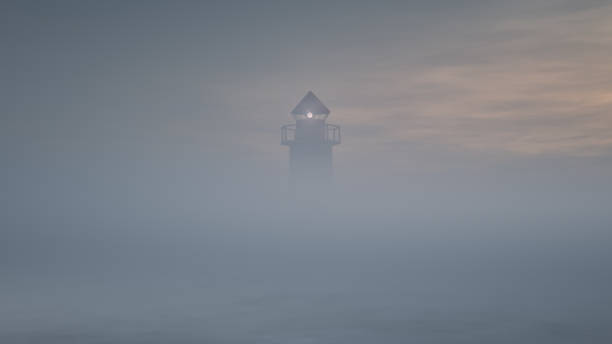
#> input picture 02-image-enhancement/01-brightness-and-contrast/01-histogram-stretching-and-equalization/lowcontrast2.jpg, 612 x 344 px
$ jupyter execute 'Contrast Enhancement.ipynb'
#> lines starting #> are read from the running program, lines starting #| are printed output that depends on the picture
### 📥 Import Required Libraries

[cell 1]
import cv2
import numpy as np
import matplotlib.pyplot as plt

# 🖼️ Load the Image

The input image is loaded using OpenCV.

Since OpenCV reads images in **BGR** format by default, it is converted to the **RGB** color space for correct visualization with Matplotlib.

A grayscale version of the image is also created for intensity-based contrast enhancement.

[cell 2]
img = cv2.cvtColor(cv2.imread('lowcontrast2.jpg'),cv2.COLOR_BGR2RGB)
img_gray = cv2.cvtColor(img, cv2.COLOR_RGB2GRAY)

###  Display the Original and Grayscale Images

The original RGB image and its grayscale version are displayed side by side.

The grayscale image contains only intensity information, making it suitable for histogram-based contrast enhancement.

[cell 3]
plt.figure(figsize=(10,5))

plt.subplot(1,2,1)
plt.imshow(img)
plt.title("imge")
plt.axis('off')

plt.subplot(1,2,2)
plt.imshow(img_gray, cmap='gray')
plt.title("img_gray")
plt.axis('off')

plt.tight_layout()
plt.show()

# 📊 Visualize the Histogram

The histogram of the grayscale image is plotted to analyze the intensity distribution.

```python
img_gray.reshape(-1)
```

converts the 2D image into a one-dimensional array so that every pixel intensity can be counted.

A narrow histogram indicates that the image occupies only a small portion of the available intensity range (0–255), resulting in **low contrast**.

[cell 4]
plt.figure(figsize=(12,6))
plt.hist(img_gray.reshape(-1),bins=100)
plt.show()
#> figure, not shown here; tallest bar 14011 high, from x = 122 to 123.2

[cell 5]
# histogram Stretching

# 📈 Histogram Stretching (Grayscale Image)

Histogram Stretching is a linear contrast enhancement technique.

The goal is to expand the intensity values so that the minimum intensity becomes **0** and the maximum intensity becomes **255**.

The transformation is defined as:

$$I'=\frac{I-I_{min}}{I_{max}-I_{min}}\times2550$$

where:

- **I** is the original pixel intensity.
- **Imin** is the minimum intensity in the image.
- **Imax** is the maximum intensity in the image.
- **I′** is the transformed intensity.

This linear mapping increases the dynamic range of the image and improves its contrast.

# 🔍 Convert the Image to uint8

The stretching operation produces floating-point values (`float`).

Since standard images are represented as **8-bit unsigned integers (`uint8`)**, the result is converted before visualization.

[cell 6]
i_min = img_gray.min()
#> i_min = 91
i_max = img_gray.max()
#> i_max = 220
print("min img_gray:" , i_min)
#| min img_gray: 91
print("max img_gray:" , i_max)
#| max img_gray: 220

img_gray_stretchred = ((img_gray-i_min)/(i_max - i_min))*255
print("type of img_gray_stretchred:", img_gray_stretchred.dtype )
#| type of img_gray_stretchred: float64

# we should convert it to unit8
img_gray_stretchred = img_gray_stretchred.astype('uint8')
print("type of img_gray_stretchred:", img_gray_stretchred.dtype )
#| type of img_gray_stretchred: uint8


img_gray_stretchred_min = img_gray_stretchred.min()
#> img_gray_stretchred_min = 0
img_gray_stretchred_max = img_gray_stretchred.max()
#> img_gray_stretchred_max = 255
print("min gray_stretchred:" , img_gray_stretchred_min)
#| min gray_stretchred: 0
print("max gray_stretchred:" , img_gray_stretchred_max)
#| max gray_stretchred: 255

### ⚠️ Sensitivity to Outliers

As shown above, the image has a minimum intensity of **91** and a maximum intensity of **220**. However, the histogram reveals that most pixel intensities are concentrated around **150**, with only a few pixels extending toward the maximum value.

This indicates the presence of **outliers**. These extreme intensity values occupy only a very small portion of the image but still determine the stretching range.

Since Histogram Stretching relies solely on the global minimum and maximum intensity values, these outliers prevent the main body of the histogram from being fully expanded. As a result, the majority of pixels are stretched less than desired, leading to a less effective contrast enhancement.

In this example, a few very bright pixels—such as highlights on the tower—are likely responsible for the maximum intensity. Although these pixels represent only a tiny fraction of the image, they significantly influence the stretching process.

# 🖼️ Compare Before and After Stretching

The original grayscale image and the contrast-enhanced image are displayed side by side.

This comparison highlights the improvement in image contrast and the visibility of fine details.

[cell 7]
plt.figure(figsize=(10,8))

plt.subplot(2,2,1)
plt.imshow(img_gray, cmap='gray')
plt.title("img_gray")
plt.xlabel(f"Min: {img_gray.min()}   Max: {img_gray.max()}")

plt.subplot(2,2,2)
plt.imshow(img_gray_stretchred, cmap='gray')
plt.title("img_gray_stretchred")
plt.xlabel(f"Min: {img_gray_stretchred.min()}   Max: {img_gray_stretchred.max()}")

plt.subplot(2,2,3)
plt.hist(img_gray.reshape(-1), bins=100)
plt.title("img histogram")

plt.subplot(2,2,4)
plt.hist(img_gray_stretchred.reshape(-1), bins=100)
plt.title("img_rgb_stretched histogram")

plt.tight_layout()
plt.show()
#> figure, not shown here; panel 3: tallest bar 14011 high, from x = 122 to 123.2; panel 4: tallest bar 13091 high, from x = 58.65 to 61.2

###  Histogram Stretching on RGB Channels

For color images, Histogram Stretching is applied independently to each RGB channel.

The procedure consists of the following steps:

1. Split the RGB image into three separate channels.
2. Apply Histogram Stretching to each channel individually.
3. Merge the processed channels back into a single RGB image.

This approach enhances the contrast of each color channel independently.

[cell 8]
# color image
stretched_channels = []
img_channel = cv2.split(img)

for i, ch in enumerate(img_channel):

    i_min = ch.min()
    i_max = ch.max()

    ch_stretched = ((ch - i_min) / (i_max - i_min) * 255).astype(np.uint8)

    if i == 0:
        plt.hist(ch_stretched.reshape(-1), bins=100, color="red")
        plt.title("Red Channel")

    elif i == 1:
        plt.hist(ch_stretched.reshape(-1), bins=100, color="green")
        plt.title("Green Channel")

    elif i == 2:
        plt.hist(ch_stretched.reshape(-1), bins=100, color="blue")
        plt.title("Blue Channel")

    plt.show()

    stretched_channels.append(ch_stretched)
#> this loop made 3 passes
#> (i_min, i_max) on passes 1 to 3: (82, 231), (93, 215), (105, 218)
#> pass 1, `plt.show()`:
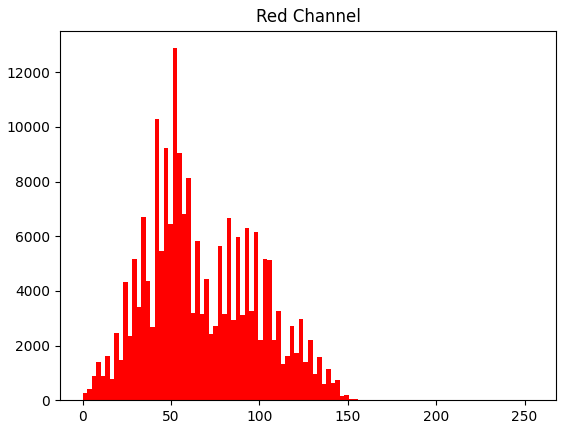
#> figure drawn by matplotlib, 1 panel; tallest bar 12884 high, from x = 51 to 53.55
#> after the loop, stretched_channels = 3 items

img_rgb_stretched = cv2.merge(stretched_channels)

# 📊 Histogram of Each Color Channel

After stretching each channel, its histogram is displayed.

These histograms illustrate how the intensity values have been expanded to utilize the full range of **0–255**.

# 🖼️ Compare the Original and Enhanced Color Images

Finally, the original RGB image is compared with the stretched RGB image.

The enhanced image generally exhibits:

- Higher contrast
- Better separation between objects
- Improved visibility of scene details

[cell 9]
plt.figure(figsize=(10,8))

plt.subplot(2,2,1)
plt.imshow(img)
plt.title("img")
plt.xlabel(f"Min: {img.min()}   Max: {img.max()}")

plt.subplot(2,2,2)
plt.imshow(img_rgb_stretched, cmap='gray')
plt.title("img_rgb_stretched")
plt.xlabel(f"Min: {img_rgb_stretched.min()}   Max: {img_rgb_stretched.max()}")

plt.subplot(2,2,3)
plt.hist(img.reshape(-1), bins=100)
plt.title("img histogram")

plt.subplot(2,2,4)
plt.hist(img_rgb_stretched.reshape(-1), bins=100)
plt.title("img_rgb_stretched histogram")

plt.tight_layout()
plt.show()
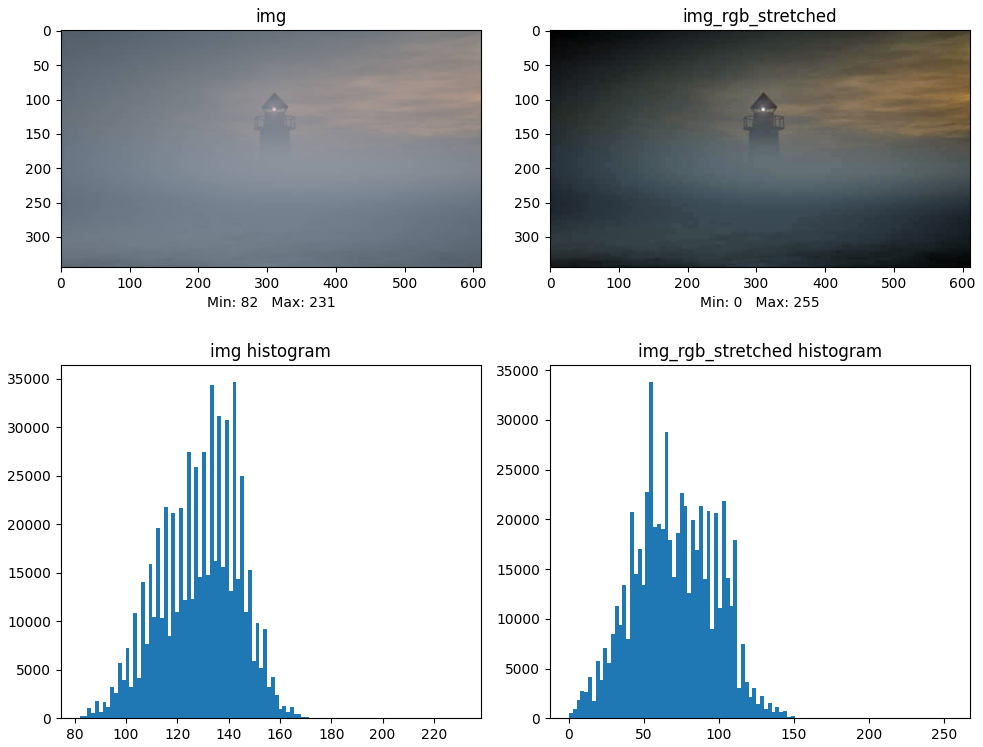
#> figure drawn by matplotlib, 4 panels; panel 3: tallest bar 34675 high, from x = 141.6 to 143.1; panel 4: tallest bar 33836 high, from x = 53.55 to 56.1

[cell 10]
plt.subplot(1,2,1)
plt.imshow(img_gray, cmap='gray')
plt.title("img_gray")
plt.axis('off')

plt.subplot(1,2,2)
plt.imshow(img_gray_stretchred, cmap='gray')
plt.title("img_gray_stretchred")
plt.axis('off')
#> Out = (-0.5, 611.5, 343.5, -0.5)

# histogram equalization

Histograms of an image before and after equalization.

on img gray with compare

[cell 11]
img_gray_eq = cv2.equalizeHist(img_gray)

plt.figure(figsize=(12,6))

plt.subplot(2,3,1)
plt.imshow(img_gray, cmap='gray')
plt.title("img_gray")
plt.xlabel(f"Min: {img_gray.min()}   Max: {img_gray.max()}")

plt.subplot(2,3,2)
plt.imshow(img_gray_stretchred, cmap='gray')
plt.title("img_gray_stretchred")
plt.xlabel(f"Min: {img_gray_stretchred.min()}   Max: {img_gray_stretchred.max()}")

plt.subplot(2,3,3)
plt.imshow(img_gray_eq, cmap='gray')
plt.title("img_gray_eq")
plt.xlabel(f"Min: {img_gray_eq.min()}   Max: {img_gray_eq.max()}")


plt.subplot(2,3,4)
plt.hist(img_gray.reshape(-1), bins=100)
plt.title("img_gray histogram")

plt.subplot(2,3,5)
plt.hist(img_gray_stretchred.reshape(-1), bins=100)
plt.title("img_gray_stretchred histogram")

plt.subplot(2,3,6)
plt.hist(img_gray_eq.reshape(-1), bins=100)
plt.title("img_gray_eq histogram")

plt.tight_layout()
plt.show()
#> figure, not shown here; panel 4: tallest bar 14011 high, from x = 122 to 123.2; panel 5: tallest bar 13091 high, from x = 58.65 to 61.2; panel 6: tallest bar 7385 high, from x = 99.45 to 102

## Comparison between Histogram Stretching and Histogram Equalization

In this comparison, we analyze three different states of the image:

1. Original image (`img_gray`)
2. Image after Histogram Stretching (`img_gray_stretched`)
3. Image after Histogram Equalization (`img_gray_eq`)

---

### Histogram Stretching

The goal of **Histogram Stretching** is to map the current intensity range of the image to a wider range (usually 0 to 255).

As observed in the histogram, this method attempts to expand the intensity range. However, the presence of **outliers** can limit its performance.

If a few pixels have extremely high or extremely low intensity values, these values are considered as the minimum and maximum intensity values. As a result, the main range of image information cannot be properly distributed across the entire intensity range.

Therefore, Histogram Stretching may fail to effectively spread the intensity values when outliers exist in the image.

---

### Histogram Equalization

In **Histogram Equalization**, the goal is not only to increase the intensity range, but also to make the intensity distribution closer to a **uniform distribution**.

In this method, if a large number of pixels are concentrated within a limited intensity range, the algorithm attempts to redistribute these values across a wider range of intensities.

Therefore, Histogram Equalization can reduce the effect of concentrated intensity regions and enhance areas with low contrast.

In the image `img_gray_eq`, we can observe that the contrast has significantly increased compared to the original image, and regions that were unclear in the original image have become more visible.

---

### Important Difference Between Stretching and Equalization

The important point is that **Histogram Equalization, unlike Histogram Stretching, does not only change the intensity range but also modifies the intensity distribution of the image.**

In Histogram Stretching, the general relationship between pixel intensities is preserved, and only the range of values is expanded. Therefore, the overall structure of the brightness distribution remains mostly unchanged.

However, in Histogram Equalization, because the goal is to modify the histogram distribution and make it more uniform, some regions may be enhanced excessively. This can introduce sudden changes in brightness and alter the visual appearance of the image.

As a result, the output image may not always look natural because the algorithm changes the original intensity distribution to improve contrast.

---

### Summary

- **Histogram Stretching**
  - Expands the intensity range of the image.
  - Preserves the overall structure of the intensity distribution.
  - Is sensitive to outliers.

- **Histogram Equalization**
  - Modifies the intensity distribution.
  - Can enhance low-contrast and unclear regions.
  - May change the natural appearance of the image due to intensity redistribution.

### color image

[cell 12]
# color image
equ_channels = []
img_channel = cv2.split(img)
for ch in img_channel:
    ch_equ = cv2.equalizeHist(ch)
    equ_channels.append(ch_equ)
#> this loop made 3 passes
#> pass 3, `ch_equ = cv2.equalizeHist(ch)`:
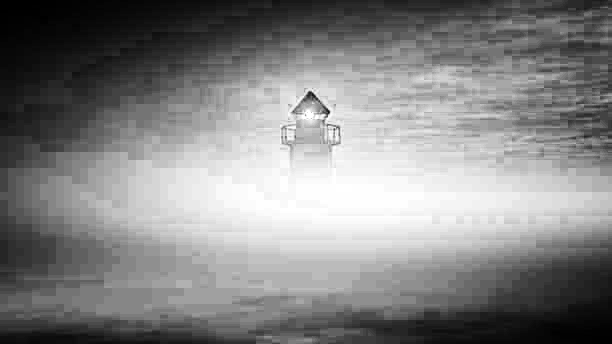
#> ch_equ: shape (344, 612); min 0, max 255, mean 131
#> after the loop, equ_channels = 3 items

img_rgb_equ = cv2.merge(equ_channels)
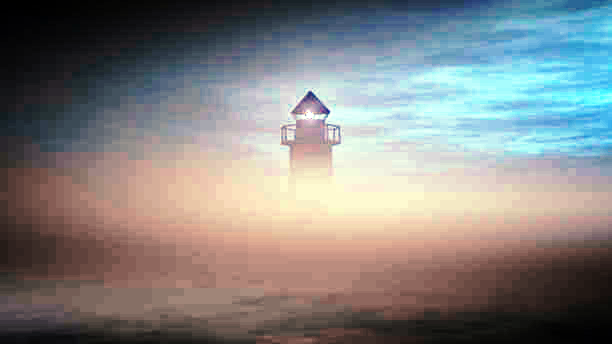
#> img_rgb_equ: shape (344, 612, 3); mean of channels 0, 1, 2 129.6, 130.6, 131; drawn as B, G, R

[cell 13]
plt.figure(figsize=(12,6))

plt.subplot(2,3,1)
plt.imshow(img)
plt.title("img")
plt.xlabel(f"Min: {img.min()}   Max: {img.max()}")

plt.subplot(2,3,2)
plt.imshow(img_rgb_stretched, cmap='gray')
plt.title("img_rgb_stretched")
plt.xlabel(f"Min: {img_rgb_stretched.min()}   Max: {img_rgb_stretched.max()}")

plt.subplot(2,3,3)
plt.imshow(img_rgb_equ, cmap='gray')
plt.title("img_rgb_equ")
plt.xlabel(f"Min: {img_rgb_equ.min()}   Max: {img_rgb_equ.max()}")


plt.subplot(2,3,4)
plt.hist(img.reshape(-1), bins=100)
plt.title("img histogram")

plt.subplot(2,3,5)
plt.hist(img_rgb_stretched.reshape(-1), bins=100)
plt.title("img_rgb_stretched histogram")

plt.subplot(2,3,6)
plt.hist(img_rgb_equ.reshape(-1), bins=100)
plt.title("img_rgb_equ histogram")

plt.tight_layout()
plt.show()
#> figure, not shown here; panel 4: tallest bar 34675 high, from x = 141.6 to 143.1; panel 5: tallest bar 33836 high, from x = 53.55 to 56.1; panel 6: tallest bar 19391 high, from x = 132.6 to 135.2

## Effect of Histogram Equalization on Color Images

After applying Histogram Equalization to the RGB image, we can observe that the image is transformed into a higher-contrast representation.

However, an important issue appears: the original color composition of the image may be significantly changed.

Although the output image may look visually enhanced, the colors may not represent the real scene. For example, a background that was originally neutral may become orange, or the sky may appear reddish. These color changes might not exist in the original image and can be artificial color artifacts introduced by the equalization process.

This happens because applying Histogram Equalization directly to RGB channels modifies the intensity distribution of each color channel independently. As a result, the relationship between the RGB channels can change, causing unnatural color shifts.

Compared to Histogram Stretching, Histogram Equalization has a stronger effect on color information and can distort the color composition more significantly. Therefore, although it can improve contrast effectively, the final result may become visually unrealistic and less desirable for color images.

For this reason, Histogram Equalization should be applied carefully to RGB images. In many cases, it is better to convert the image to a color space where intensity is separated from color information (such as HSV/HSB), and apply contrast enhancement only on the intensity channel.

Equalization has a lot of potential to mess up the color scheme.

## Contrast Enhancement in HSV Color Space

In color images, directly applying Histogram Stretching or Histogram Equalization to RGB channels can change the original color composition of the image, because each color channel is processed independently and the relationship between the R, G, and B channels may be altered.

To avoid this issue, the image can be converted into a different color space such as **HSV (Hue, Saturation, Value)**.

In the HSV color space:

- **H (Hue)** represents the main color information of the image.
- **S (Saturation)** represents the intensity or purity of the color.
- **V (Value)** represents the brightness or intensity information of the image.

Since contrast enhancement is mainly related to image intensity, we apply Histogram Stretching and Histogram Equalization only to the **V (Value)** channel while keeping the H and S channels unchanged.

This approach allows us to improve image contrast while preserving the original color information.

[cell 14]
img_hsv = cv2.cvtColor(img, cv2.COLOR_RGB2HSV)
#> img_hsv: shape (344, 612, 3); mean H, S, V 98.3, 35, 138.6
h,s,v = cv2.split(img_hsv)
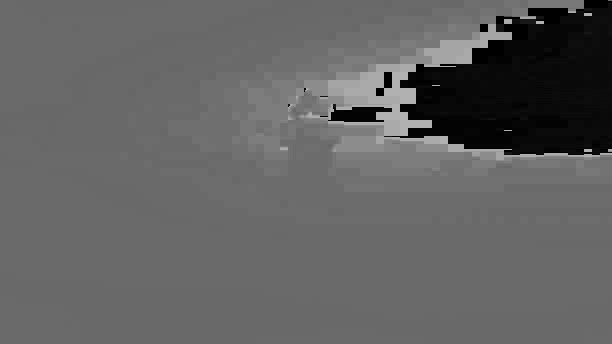
#> h: shape (344, 612); min 0, max 178, mean 98.3
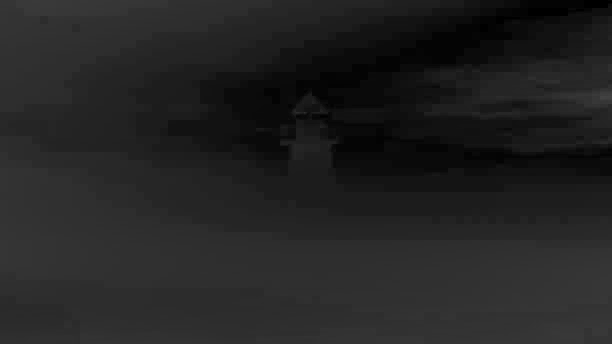
#> s: shape (344, 612); min 0, max 67, mean 35
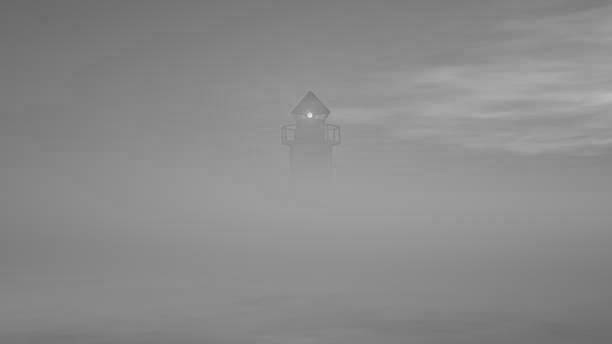
#> v: shape (344, 612); min 105, max 231, mean 138.6

v_min = v.min()
#> v_min = 105
v_max = v.max()
#> v_max = 231
print("min v:" , v_min)
#| min v: 105
print("max v:" , v_max)
#| max v: 231

v_stretch = (((v - v_min) / (v_max - v_min)) * 255).astype('uint8')
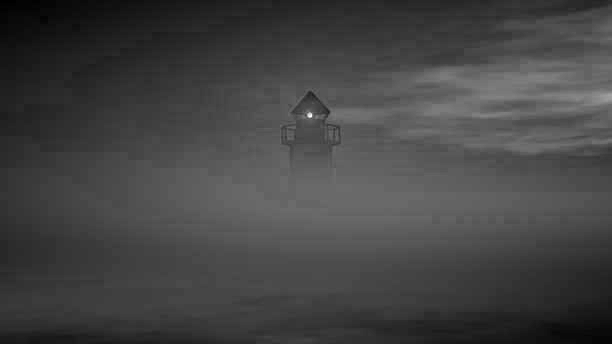
#> v_stretch: shape (344, 612); min 0, max 255, mean 67.5

v_stretch_min = v_stretch.min()
#> v_stretch_min = 0
v_stretch_max = v_stretch.max()
#> v_stretch_max = 255
print("min v_stretch:" , v_stretch_min)
#| min v_stretch: 0
print("max v_stretch:" , v_stretch_max)
#| max v_stretch: 255


img_hsv_stretched = cv2.merge([h,s,v_stretch])
#> img_hsv_stretched: shape (344, 612, 3); mean H, S, V 98.3, 35, 67.5

v_equ = cv2.equalizeHist(v)

img_hsv_equ = cv2.merge([h,s,v_equ])
#> img_hsv_equ: shape (344, 612, 3); mean H, S, V 98.3, 35, 130.5


img_hsv_show = cv2.cvtColor(img_hsv,cv2.COLOR_HSV2RGB)
img_hsv_stretched_show = cv2.cvtColor(img_hsv_stretched,cv2.COLOR_HSV2RGB)
img_hsv_equ_show = cv2.cvtColor(img_hsv_equ,cv2.COLOR_HSV2RGB)
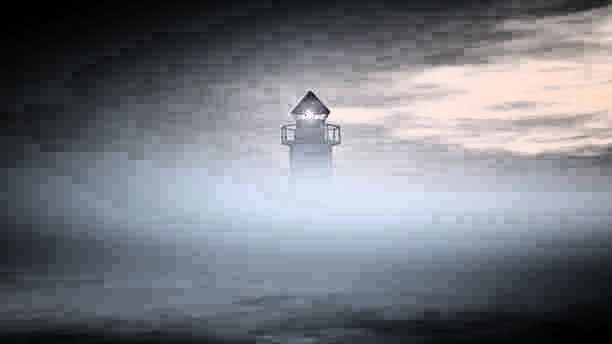
#> img_hsv_equ_show: shape (344, 612, 3); mean R, G, B 116.9, 120.4, 127.7

[cell 15]
img_gray_eq = cv2.equalizeHist(img_gray)

plt.figure(figsize=(12,6))

plt.subplot(2,3,1)
plt.imshow(img_hsv_show)
plt.title("img_hsv_show")
plt.xlabel(f"Min: {img_hsv.min()}   Max: {img_hsv.max()}")

plt.subplot(2,3,2)
plt.imshow(img_hsv_stretched_show)
plt.title("img_hsv_stretched_show")
plt.xlabel(f"Min: {v_stretch.min()}   Max: {v_stretch.max()}")

plt.subplot(2,3,3)
plt.imshow(img_hsv_equ_show, cmap='gray')
plt.title("img_hsv_equ_show")
plt.xlabel(f"Min: {v_equ.min()}   Max: {v_equ.max()}")


plt.subplot(2,3,4)
plt.hist(v.reshape(-1), bins=100)
plt.title("v histogram")

plt.subplot(2,3,5)
plt.hist(v_stretch.reshape(-1), bins=100)
plt.title("v_stretch histogram")

plt.subplot(2,3,6)
plt.hist(v_equ.reshape(-1), bins=100)
plt.title("v_equ histogram")

plt.tight_layout()
plt.show()
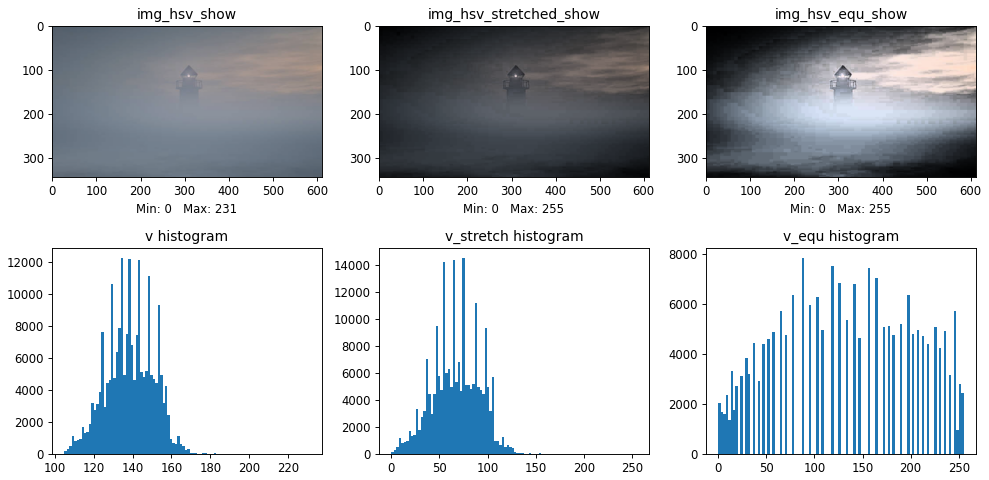
#> figure drawn by matplotlib, 6 panels; panel 4: tallest bar 12272 high, from x = 134 to 135.2; panel 5: tallest bar 14508 high, from x = 73.95 to 76.5; panel 6: tallest bar 7858 high, from x = 86.7 to 89.25
